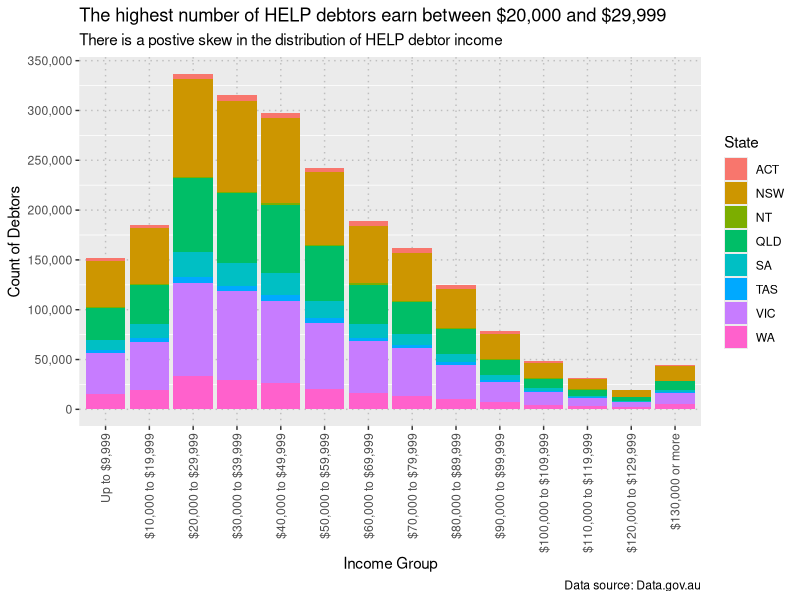
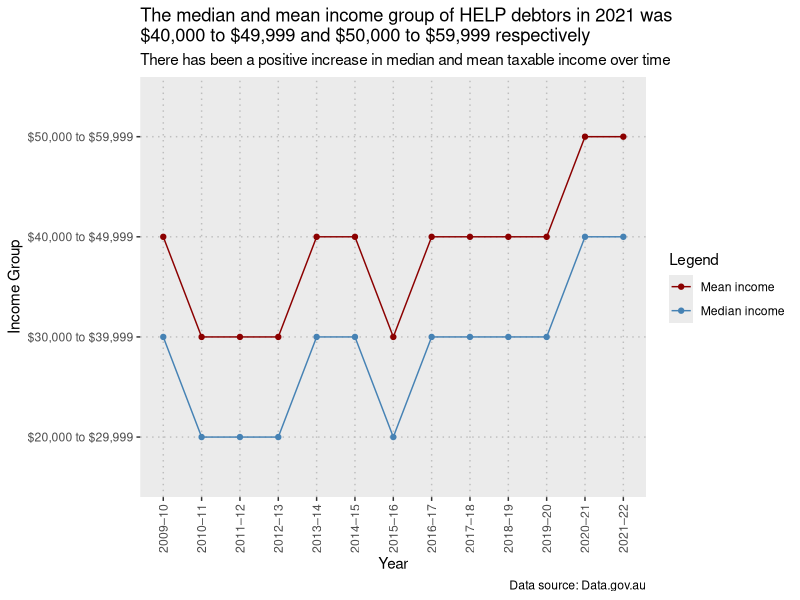
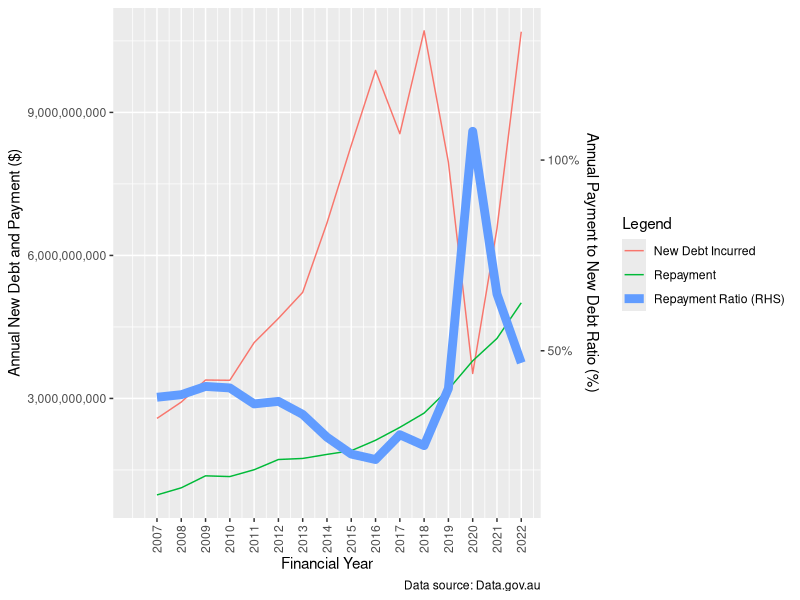
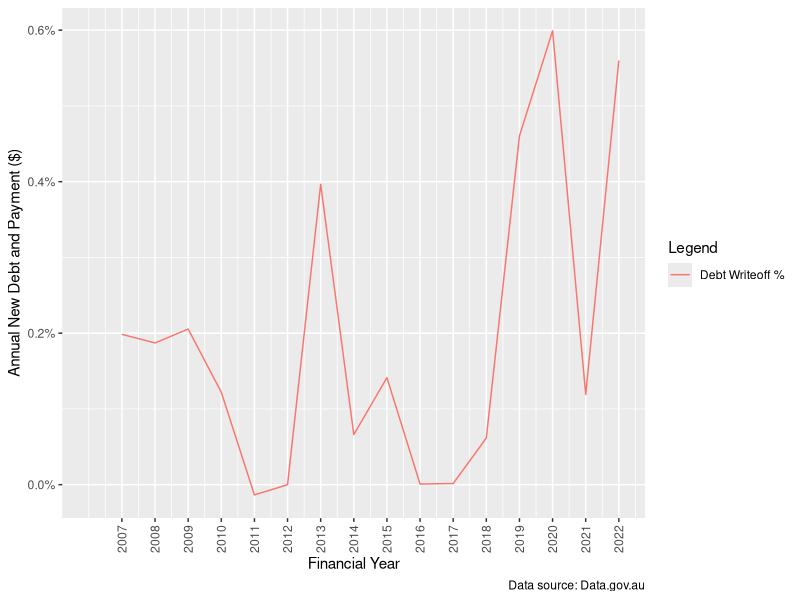

Source code (R) for these figures, in order:
## ---- chunk 1
knitr::opts_chunk$set(echo = TRUE)

# Loading Libraries
library(bookdown)
library(readxl)
library(dplyr)
library(tidyr)
library(ggplot2)
library(scales)
library(tidyverse)
library(knitr)

# Loading Data
table_1 <- read_xlsx("Data/help-statistics-2021-2022.xlsx", sheet = 2, skip = 2, col_names = TRUE)
table_2 <- read_xlsx("Data/help-statistics-2021-2022.xlsx", sheet = 3, skip = 2, col_names = TRUE)
table_3 <- read_xlsx("Data/help-statistics-2021-2022.xlsx", sheet = 4, skip = 2, col_names = TRUE)
table_4 <- read_xlsx("Data/help-statistics-2021-2022.xlsx", sheet = 5, skip = 2, col_names = TRUE)
table_7 <- read_xlsx("Data/help-statistics-2021-2022.xlsx", sheet = 8, skip = 2, col_names = TRUE)
## ---- chunk 2

# Select columns and filter data
income_dist <- table_7 %>%
  select('Financial year', 'HELP repayment income', 'ACT', 'NSW', 'NT', 'QLD', 'SA', 'TAS', 'VIC', 'WA') %>%
  filter(`Financial year` == "2021–22") %>%
  filter(`HELP repayment income` != "Unknown")

# Pivot data
pivoted_dist <- income_dist %>%
  pivot_longer(
    cols = c('ACT', 'NSW', 'NT', 'QLD', 'SA', 'TAS', 'VIC', 'WA'),
    names_to = "State",
    values_to = "Count")

# Create factor to assign order to char type column
income_factor = c("Up to $9,999", 
                  "$10,000 to $19,999", 
                  "$20,000 to $29,999", 
                  "$30,000 to $39,999", 
                  "$40,000 to $49,999", 
                  "$50,000 to $59,999", 
                  "$60,000 to $69,999", 
                  "$70,000 to $79,999", 
                  "$80,000 to $89,999", 
                  "$90,000 to $99,999",
                  "$100,000 or more",
                  "$100,000 to $109,999", 
                  "$110,000 to $119,999", 
                  "$120,000 to $129,999", 
                  "$130,000 or more")


# Create plot
dist_plot <- ggplot(data = pivoted_dist, aes(x = factor(`HELP repayment income`, level = income_factor), y = Count, fill = State)) +
  geom_bar(stat = "identity") +
  theme(panel.grid.major = element_line(color = "grey",
                                        size = 0.5,
                                        linetype = 3),
        axis.text.x = element_text(angle = 90, vjust = 0.5, hjust=1)) +
  scale_y_continuous(name = "Count of Debtors", labels = label_comma(), 
                     breaks = seq(0, 350000, by = 50000)) +
  xlab("Income Group") +
  labs(title = "The highest number of HELP debtors earn between $20,000 and $29,999", 
       subtitle = "There is a postive skew in the distribution of HELP debtor income", 
       caption = "Data source: Data.gov.au")

## ---- chunk 3

# Display table
kable(income_dist, 
      col.names = c("Financial Year","HELP Repayment Income", "ACT", "NSW", "NT", "QLD", "SA", "TAS", "VIC", "WA"), 
      caption = "Table of count of outstanding HELP debtors in each income group by State or Territory in 2021-22")

## ---- chunk 4

# Display plot
dist_plot

## ---- chunk 5

# Select columns and filter data
median_income <- table_7 %>%
  select('Financial year', 'HELP repayment income', 'ACT', 'NSW', 'NT', 'QLD', 'SA', 'TAS', 'VIC', 'WA') %>%
  filter(`HELP repayment income` != "Unknown")

# Pivot data
median_pivot <- median_income %>%
  pivot_longer(
    cols = c('ACT', 'NSW', 'NT', 'QLD', 'SA', 'TAS', 'VIC', 'WA'),
    names_to = "State",
    values_to = "Count")

# Change income column from char type to numerical
median_pivot <- mutate(median_pivot, `HELP repayment income` = case_when(
    `HELP repayment income` == "Up to $9,999" ~ 9999,
    `HELP repayment income` == "$10,000 to $19,999" ~ 19999, 
    `HELP repayment income` == "$20,000 to $29,999" ~ 29999, 
    `HELP repayment income` == "$30,000 to $39,999" ~ 39999, 
    `HELP repayment income` == "$40,000 to $49,999" ~ 49999, 
    `HELP repayment income` == "$50,000 to $59,999" ~ 59999, 
    `HELP repayment income` == "$60,000 to $69,999" ~ 69999, 
    `HELP repayment income` == "$70,000 to $79,999" ~ 79999, 
    `HELP repayment income` == "$80,000 to $89,999" ~ 89999, 
    `HELP repayment income` == "$90,000 to $99,999" ~ 99999, 
    `HELP repayment income` == "$100,000 or more" ~ 100000,
    `HELP repayment income` == "$100,000 to $109,999" ~ 109999,
    `HELP repayment income` == "$110,000 to $119,999" ~ 119999, 
    `HELP repayment income` == "$120,000 to $129,999" ~ 129999, 
    `HELP repayment income` == "$130,000 or more" ~ 130000,
    is.na(`HELP repayment income`) ~ 0
    ))

# Create new variables
median_pivoted <- median_pivot %>%
  group_by(`Financial year`) %>%
  summarise(
    `Count of Debtors` = sum(Count),
    `Median Income` = sort(rep(`HELP repayment income`,Count))[length(rep(`HELP repayment income`,Count))/2],
    `Mean Income` = sum(sort(rep(`HELP repayment income`,Count)))/length(sort(rep(`HELP repayment income`,Count)))
  )

# Change median income column back to char type
median_pivoted <- mutate(median_pivoted, `Median Income` = case_when(
    `Median Income` == 9999 ~ "Up to $9,999",
    `Median Income` == 19999 ~ "$10,000 to $19,999", 
    `Median Income` == 29999 ~ "$20,000 to $29,999", 
    `Median Income` == 39999 ~ "$30,000 to $39,999", 
    `Median Income` == 49999 ~ "$40,000 to $49,999", 
    `Median Income` == 59999 ~ "$50,000 to $59,999", 
    `Median Income` == 69999 ~ "$60,000 to $69,999", 
    `Median Income` == 79999 ~ "$70,000 to $79,999", 
    `Median Income` == 89999 ~ "$80,000 to $89,999", 
    `Median Income` == 99999 ~ "$90,000 to $99,999",
    `Median Income` == 100000 ~ "$100,000 or more",
    `Median Income` == 109999 ~ "$100,000 to $109,999", 
    `Median Income` == 119999 ~ "$110,000 to $119,999", 
    `Median Income` == 129999 ~ "$120,000 to $129,999", 
    `Median Income` == 130000 ~ "$130,000 or more"
    ))

# Change mean income column back to char type
median_pivoted2 <- mutate(median_pivoted, `Mean Income` = case_when(
    `Mean Income` <= 9999 ~ "Up to $9,999",
    `Mean Income` <= 19999 ~ "$10,000 to $19,999", 
    `Mean Income` <= 29999 ~ "$20,000 to $29,999", 
    `Mean Income` <= 39999 ~ "$30,000 to $39,999", 
    `Mean Income` <= 49999 ~ "$40,000 to $49,999", 
    `Mean Income` <= 59999 ~ "$50,000 to $59,999", 
    `Mean Income` <= 69999 ~ "$60,000 to $69,999", 
    `Mean Income` <= 79999 ~ "$70,000 to $79,999", 
    `Mean Income` <= 89999 ~ "$80,000 to $89,999", 
    `Mean Income` <= 99999 ~ "$90,000 to $99,999",
    `Mean Income` == 100000 ~ "$100,000 or more",
    `Mean Income` <= 109999 ~ "$100,000 to $109,999", 
    `Mean Income` <= 119999 ~ "$110,000 to $119,999", 
    `Mean Income` <= 129999 ~ "$120,000 to $129,999", 
    `Mean Income` <= 130000 ~ "$130,000 or more"
    ))

# Create plot
median_plot <- ggplot(median_pivoted2, aes(x = `Financial year`)) +
  geom_line(aes(y = `Median Income`, group = 1, color = "Median")) +
  geom_point(aes(y = `Median Income`, group = 1, color = "Median")) +
  geom_line(aes(y = `Mean Income`, group = 1, color = "Mean")) +
  geom_point(aes(y = `Mean Income`, group = 1, color = "Mean")) +
  scale_color_manual(values = c(Median = "steelblue", Mean = "darkred"), 
                     labels = c(Median = "Median income", Mean = "Mean income")) +
  labs(title = "The median and mean income group of HELP debtors in 2021 was \n$40,000 to $49,999 and $50,000 to $59,999 respectively", 
       subtitle = "There has been a positive increase in median and mean taxable income over time", 
       caption = "Data source: Data.gov.au") +
  ylab("Income Group") +
  xlab("Year") +
  guides(col = guide_legend("Legend")) +
  theme(panel.grid.major = element_line(color = "grey",
                                        size = 0.5,
                                        linetype = 3),
        axis.text.x = element_text(angle = 90, vjust = 0.5, hjust=1))

## ---- chunk 6

# Display the table
kable(median_pivoted2, 
      col.names = c("Financial Year", "Count of Outstanding Debtors", "Median Income", "Mean Income"), 
      caption = "Table of the median and mean taxable income group of outstanding HELP debtors in Australia from 2009-10 to 2021-22")

## ---- chunk 7

# Display the plot
median_plot

## ---- chunk 8
table_1 <- add_column(table_1,'Financial Year'=as.numeric(substr(table_1$Year,1,4))+1)
table_1 <- arrange(table_1,desc(table_1[9]))
table_1 <- add_column(table_1,'Annual Incurred (incl. Indexation)'=(table_1$`Total incurred debt ($)`+table_1$`Indexation ($)`)-lag(table_1$`Total incurred debt ($)`+table_1$`Indexation ($)`,order_by=table_1[2]))
table_1 <- add_column(table_1,'Annual Repayment' = (table_1$`Compulsory repayments ($)`+ifelse(table_1$`OS Levy Compulsory repayments ($)`=="n/a",0,as.numeric(table_1$`OS Levy Compulsory repayments ($)`))+table_1$`Voluntary repayments ($)`+table_1$`Bonus on voluntary repayments ($)`)-lag(table_1$`Compulsory repayments ($)`++ifelse(table_1$`OS Levy Compulsory repayments ($)`=="n/a",0,as.numeric(table_1$`OS Levy Compulsory repayments ($)`))+table_1$`Voluntary repayments ($)`+table_1$`Bonus on voluntary repayments ($)`,order_by=table_1[2]))
table_1 <- add_column(table_1, 'Annual Repayment Ratio'=table_1$`Annual Repayment`/table_1$`Annual Incurred (incl. Indexation)`)
table_1 <- arrange(table_1,table_1$`Financial Year`)
tableDebtRepayment <- table_1[-c(1),c(10:13)]
kable(tableDebtRepayment,caption = "Annual New Debt Incurred and Repayments")

## ---- chunk 9
graphDebtRepayment = ggplot(table_1)+
  geom_line(aes(x=table_1$`Financial Year`, y=table_1$`Annual Incurred (incl. Indexation)`, color="New Debt Incurred"))+
  geom_line(aes(x=table_1$`Financial Year`, y=table_1$`Annual Repayment`, color="Repayment"))+
  geom_line(aes(x=table_1$`Financial Year`, y=table_1$`Annual Repayment Ratio`*8000000000, color="Repayment Ratio (RHS)"), size=3)+
  scale_x_continuous(breaks=seq(2007,2022,1))+
  scale_y_continuous("Annual New Debt and Payment ($)",sec.axis=sec_axis(~./8000000000,name="Annual Payment to New Debt Ratio (%)",labels = percent), labels = comma)+
  xlab("Financial Year")+
  labs(color="Legend", caption="Data source: Data.gov.au")+
  theme(axis.text.x = element_text(angle = 90, vjust = 0.5, hjust=1))
graphDebtRepayment
## ---- chunk 10
table_1 <- add_column(table_1,'Annual Debt Writeoff' =table_1$`Value of debts writen off ($)`-lag(table_1$`Value of debts writen off ($)`,order_by=table_1[2]))
table_1 <- add_column(table_1,'Debt Writeoff Ratio' =table_1$`Annual Debt Writeoff`/table_1$`Annual Incurred (incl. Indexation)`)
tableDebtWriteoff <- table_1[-c(1),c(10,15)]
kable(tableDebtWriteoff,caption = "Debt Writeoff as % of Annual New Debt")
## ---- chunk 11
graphDebtWriteoff = ggplot(table_1)+
  geom_line(aes(x=table_1$`Financial Year`, y=table_1$`Debt Writeoff Ratio`, color="Debt Writeoff %"))+
  scale_x_continuous(breaks=seq(2007,2022,1))+
  scale_y_continuous("Annual New Debt and Payment ($)", labels = percent)+
  xlab("Financial Year")+
  labs(color="Legend", caption="Data source: Data.gov.au")+
  theme(axis.text.x = element_text(angle = 90, vjust = 0.5, hjust=1))
graphDebtWriteoff
